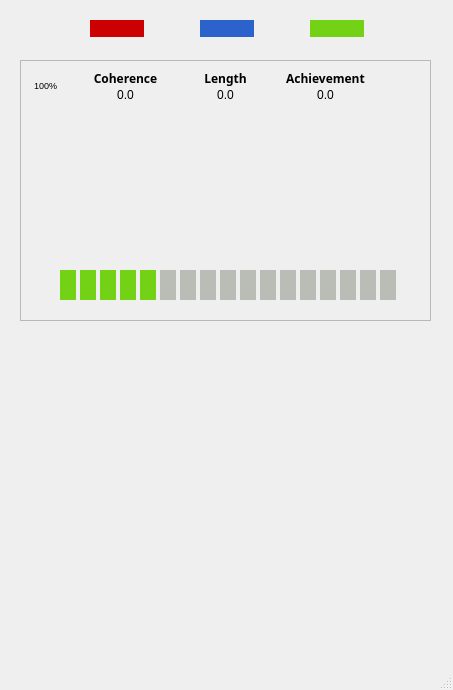
<?xml version="1.0" encoding="UTF-8"?>
<ui version="4.0">
 <class>MainWindow</class>
 <widget class="QMainWindow" name="MainWindow">
  <property name="geometry">
   <rect>
    <x>0</x>
    <y>0</y>
    <width>453</width>
    <height>690</height>
   </rect>
  </property>
  <property name="windowTitle">
   <string>HeartWave</string>
  </property>
  <property name="iconSize">
   <size>
    <width>50</width>
    <height>50</height>
   </size>
  </property>
  <widget class="QWidget" name="centralwidget">
   <widget class="QPushButton" name="power">
    <property name="geometry">
     <rect>
      <x>190</x>
      <y>590</y>
      <width>71</width>
      <height>71</height>
     </rect>
    </property>
    <property name="text">
     <string/>
    </property>
    <property name="icon">
     <iconset resource="images.qrc">
      <normaloff>:/resources/img/power.png</normaloff>:/resources/img/power.png</iconset>
    </property>
    <property name="iconSize">
     <size>
      <width>40</width>
      <height>40</height>
     </size>
    </property>
    <property name="checkable">
     <bool>false</bool>
    </property>
    <property name="default">
     <bool>false</bool>
    </property>
    <property name="flat">
     <bool>true</bool>
    </property>
   </widget>
   <widget class="QPushButton" name="up">
    <property name="geometry">
     <rect>
      <x>200</x>
      <y>370</y>
      <width>51</width>
      <height>51</height>
     </rect>
    </property>
    <property name="autoFillBackground">
     <bool>false</bool>
    </property>
    <property name="text">
     <string/>
    </property>
    <property name="icon">
     <iconset resource="images.qrc">
      <normaloff>:/resources/img/arrow (up).png</normaloff>:/resources/img/arrow (up).png</iconset>
    </property>
    <property name="iconSize">
     <size>
      <width>50</width>
      <height>50</height>
     </size>
    </property>
    <property name="autoDefault">
     <bool>false</bool>
    </property>
    <property name="default">
     <bool>false</bool>
    </property>
    <property name="flat">
     <bool>true</bool>
    </property>
   </widget>
   <widget class="QPushButton" name="down">
    <property name="geometry">
     <rect>
      <x>200</x>
      <y>510</y>
      <width>51</width>
      <height>51</height>
     </rect>
    </property>
    <property name="text">
     <string/>
    </property>
    <property name="icon">
     <iconset resource="images.qrc">
      <normaloff>:/resources/img/arrow (down).png</normaloff>:/resources/img/arrow (down).png</iconset>
    </property>
    <property name="iconSize">
     <size>
      <width>50</width>
      <height>50</height>
     </size>
    </property>
    <property name="flat">
     <bool>true</bool>
    </property>
   </widget>
   <widget class="QPushButton" name="left">
    <property name="geometry">
     <rect>
      <x>130</x>
      <y>440</y>
      <width>51</width>
      <height>51</height>
     </rect>
    </property>
    <property name="text">
     <string/>
    </property>
    <property name="icon">
     <iconset resource="images.qrc">
      <normaloff>:/resources/img/arrow (left).png</normaloff>:/resources/img/arrow (left).png</iconset>
    </property>
    <property name="iconSize">
     <size>
      <width>50</width>
      <height>50</height>
     </size>
    </property>
    <property name="flat">
     <bool>true</bool>
    </property>
   </widget>
   <widget class="QPushButton" name="right">
    <property name="geometry">
     <rect>
      <x>270</x>
      <y>440</y>
      <width>51</width>
      <height>51</height>
     </rect>
    </property>
    <property name="text">
     <string/>
    </property>
    <property name="icon">
     <iconset resource="images.qrc">
      <normaloff>:/resources/img/arrow (right).png</normaloff>:/resources/img/arrow (right).png</iconset>
    </property>
    <property name="iconSize">
     <size>
      <width>50</width>
      <height>50</height>
     </size>
    </property>
    <property name="flat">
     <bool>true</bool>
    </property>
   </widget>
   <widget class="QPushButton" name="select">
    <property name="geometry">
     <rect>
      <x>200</x>
      <y>440</y>
      <width>51</width>
      <height>51</height>
     </rect>
    </property>
    <property name="text">
     <string/>
    </property>
    <property name="icon">
     <iconset resource="images.qrc">
      <normaloff>:/resources/img/select.png</normaloff>:/resources/img/select.png</iconset>
    </property>
    <property name="iconSize">
     <size>
      <width>50</width>
      <height>50</height>
     </size>
    </property>
    <property name="flat">
     <bool>true</bool>
    </property>
   </widget>
   <widget class="QPushButton" name="menu">
    <property name="geometry">
     <rect>
      <x>360</x>
      <y>340</y>
      <width>51</width>
      <height>51</height>
     </rect>
    </property>
    <property name="autoFillBackground">
     <bool>false</bool>
    </property>
    <property name="text">
     <string/>
    </property>
    <property name="icon">
     <iconset resource="images.qrc">
      <normaloff>:/resources/img/menu.png</normaloff>:/resources/img/menu.png</iconset>
    </property>
    <property name="iconSize">
     <size>
      <width>40</width>
      <height>40</height>
     </size>
    </property>
    <property name="autoDefault">
     <bool>false</bool>
    </property>
    <property name="default">
     <bool>false</bool>
    </property>
    <property name="flat">
     <bool>true</bool>
    </property>
   </widget>
   <widget class="QPushButton" name="back">
    <property name="geometry">
     <rect>
      <x>40</x>
      <y>340</y>
      <width>51</width>
      <height>51</height>
     </rect>
    </property>
    <property name="autoFillBackground">
     <bool>false</bool>
    </property>
    <property name="text">
     <string/>
    </property>
    <property name="icon">
     <iconset resource="images.qrc">
      <normaloff>:/resources/img/undo.png</normaloff>:/resources/img/undo.png</iconset>
    </property>
    <property name="iconSize">
     <size>
      <width>40</width>
      <height>40</height>
     </size>
    </property>
    <property name="autoDefault">
     <bool>false</bool>
    </property>
    <property name="default">
     <bool>false</bool>
    </property>
    <property name="flat">
     <bool>true</bool>
    </property>
   </widget>
   <widget class="QFrame" name="screen">
    <property name="geometry">
     <rect>
      <x>20</x>
      <y>60</y>
      <width>411</width>
      <height>261</height>
     </rect>
    </property>
    <property name="frameShape">
     <enum>QFrame::StyledPanel</enum>
    </property>
    <property name="frameShadow">
     <enum>QFrame::Raised</enum>
    </property>
    <widget class="QCustomPlot" name="widget" native="true">
     <property name="enabled">
      <bool>true</bool>
     </property>
     <property name="geometry">
      <rect>
       <x>30</x>
       <y>60</y>
       <width>351</width>
       <height>131</height>
      </rect>
     </property>
     <property name="autoFillBackground">
      <bool>true</bool>
     </property>
    </widget>
    <widget class="QLabel" name="coherenceLabel">
     <property name="geometry">
      <rect>
       <x>60</x>
       <y>10</y>
       <width>91</width>
       <height>17</height>
      </rect>
     </property>
     <property name="font">
      <font>
       <family>Noto Sans Adlam</family>
       <weight>75</weight>
       <bold>true</bold>
      </font>
     </property>
     <property name="text">
      <string>Coherence</string>
     </property>
     <property name="alignment">
      <set>Qt::AlignCenter</set>
     </property>
    </widget>
    <widget class="QLabel" name="lengthLabel">
     <property name="geometry">
      <rect>
       <x>160</x>
       <y>10</y>
       <width>91</width>
       <height>17</height>
      </rect>
     </property>
     <property name="font">
      <font>
       <family>Noto Sans Adlam</family>
       <weight>75</weight>
       <bold>true</bold>
      </font>
     </property>
     <property name="text">
      <string>Length</string>
     </property>
     <property name="alignment">
      <set>Qt::AlignCenter</set>
     </property>
    </widget>
    <widget class="QLabel" name="achievementLabel">
     <property name="geometry">
      <rect>
       <x>260</x>
       <y>10</y>
       <width>91</width>
       <height>17</height>
      </rect>
     </property>
     <property name="font">
      <font>
       <family>Noto Sans Adlam</family>
       <weight>75</weight>
       <bold>true</bold>
      </font>
     </property>
     <property name="text">
      <string>Achievement</string>
     </property>
     <property name="alignment">
      <set>Qt::AlignCenter</set>
     </property>
    </widget>
    <widget class="QLabel" name="achievement">
     <property name="geometry">
      <rect>
       <x>260</x>
       <y>30</y>
       <width>91</width>
       <height>10</height>
      </rect>
     </property>
     <property name="text">
      <string>0.0</string>
     </property>
     <property name="alignment">
      <set>Qt::AlignCenter</set>
     </property>
    </widget>
    <widget class="QLabel" name="length">
     <property name="geometry">
      <rect>
       <x>160</x>
       <y>30</y>
       <width>91</width>
       <height>10</height>
      </rect>
     </property>
     <property name="text">
      <string>0.0</string>
     </property>
     <property name="alignment">
      <set>Qt::AlignCenter</set>
     </property>
    </widget>
    <widget class="QLabel" name="coherence">
     <property name="geometry">
      <rect>
       <x>60</x>
       <y>30</y>
       <width>91</width>
       <height>10</height>
      </rect>
     </property>
     <property name="text">
      <string>0.0</string>
     </property>
     <property name="alignment">
      <set>Qt::AlignCenter</set>
     </property>
    </widget>
    <widget class="QLabel" name="hrIcon">
     <property name="enabled">
      <bool>true</bool>
     </property>
     <property name="geometry">
      <rect>
       <x>380</x>
       <y>20</y>
       <width>21</width>
       <height>21</height>
      </rect>
     </property>
     <property name="text">
      <string/>
     </property>
     <property name="pixmap">
      <pixmap resource="images.qrc">:/resources/img/hr.png</pixmap>
     </property>
     <property name="scaledContents">
      <bool>true</bool>
     </property>
    </widget>
    <widget class="QLabel" name="batteryIcon">
     <property name="enabled">
      <bool>true</bool>
     </property>
     <property name="geometry">
      <rect>
       <x>10</x>
       <y>10</y>
       <width>31</width>
       <height>31</height>
      </rect>
     </property>
     <property name="text">
      <string/>
     </property>
     <property name="pixmap">
      <pixmap resource="images.qrc">:/resources/img/battery.png</pixmap>
     </property>
     <property name="scaledContents">
      <bool>true</bool>
     </property>
    </widget>
    <widget class="QLabel" name="battery">
     <property name="geometry">
      <rect>
       <x>10</x>
       <y>20</y>
       <width>31</width>
       <height>10</height>
      </rect>
     </property>
     <property name="font">
      <font>
       <pointsize>7</pointsize>
      </font>
     </property>
     <property name="text">
      <string>100%</string>
     </property>
     <property name="alignment">
      <set>Qt::AlignCenter</set>
     </property>
    </widget>
    <widget class="QLabel" name="bp2">
     <property name="geometry">
      <rect>
       <x>60</x>
       <y>210</y>
       <width>16</width>
       <height>30</height>
      </rect>
     </property>
     <property name="styleSheet">
      <string notr="true">background-color: rgb(115, 210, 22)</string>
     </property>
     <property name="text">
      <string/>
     </property>
    </widget>
    <widget class="QLabel" name="bp3">
     <property name="geometry">
      <rect>
       <x>80</x>
       <y>210</y>
       <width>16</width>
       <height>30</height>
      </rect>
     </property>
     <property name="styleSheet">
      <string notr="true">background-color: rgb(115, 210, 22)</string>
     </property>
     <property name="text">
      <string/>
     </property>
    </widget>
    <widget class="QLabel" name="bp4">
     <property name="geometry">
      <rect>
       <x>100</x>
       <y>210</y>
       <width>16</width>
       <height>30</height>
      </rect>
     </property>
     <property name="styleSheet">
      <string notr="true">background-color: rgb(115, 210, 22)</string>
     </property>
     <property name="text">
      <string/>
     </property>
    </widget>
    <widget class="QLabel" name="bp5">
     <property name="geometry">
      <rect>
       <x>120</x>
       <y>210</y>
       <width>16</width>
       <height>30</height>
      </rect>
     </property>
     <property name="styleSheet">
      <string notr="true">background-color: rgb(115, 210, 22)</string>
     </property>
     <property name="text">
      <string/>
     </property>
    </widget>
    <widget class="QLabel" name="bp6">
     <property name="geometry">
      <rect>
       <x>140</x>
       <y>210</y>
       <width>16</width>
       <height>30</height>
      </rect>
     </property>
     <property name="styleSheet">
      <string notr="true">background-color:rgb(186, 189, 182)</string>
     </property>
     <property name="text">
      <string/>
     </property>
    </widget>
    <widget class="QLabel" name="bp7">
     <property name="geometry">
      <rect>
       <x>160</x>
       <y>210</y>
       <width>16</width>
       <height>30</height>
      </rect>
     </property>
     <property name="styleSheet">
      <string notr="true">background-color:rgb(186, 189, 182)</string>
     </property>
     <property name="text">
      <string/>
     </property>
    </widget>
    <widget class="QLabel" name="bp8">
     <property name="geometry">
      <rect>
       <x>180</x>
       <y>210</y>
       <width>16</width>
       <height>30</height>
      </rect>
     </property>
     <property name="styleSheet">
      <string notr="true">background-color:rgb(186, 189, 182)</string>
     </property>
     <property name="text">
      <string/>
     </property>
    </widget>
    <widget class="QLabel" name="bp9">
     <property name="geometry">
      <rect>
       <x>200</x>
       <y>210</y>
       <width>16</width>
       <height>30</height>
      </rect>
     </property>
     <property name="styleSheet">
      <string notr="true">background-color:rgb(186, 189, 182)</string>
     </property>
     <property name="text">
      <string/>
     </property>
    </widget>
    <widget class="QLabel" name="bp10">
     <property name="geometry">
      <rect>
       <x>220</x>
       <y>210</y>
       <width>16</width>
       <height>30</height>
      </rect>
     </property>
     <property name="styleSheet">
      <string notr="true">background-color:rgb(186, 189, 182)</string>
     </property>
     <property name="text">
      <string/>
     </property>
    </widget>
    <widget class="QLabel" name="bp11">
     <property name="geometry">
      <rect>
       <x>240</x>
       <y>210</y>
       <width>16</width>
       <height>30</height>
      </rect>
     </property>
     <property name="styleSheet">
      <string notr="true">background-color:rgb(186, 189, 182)</string>
     </property>
     <property name="text">
      <string/>
     </property>
    </widget>
    <widget class="QLabel" name="bp12">
     <property name="geometry">
      <rect>
       <x>260</x>
       <y>210</y>
       <width>16</width>
       <height>30</height>
      </rect>
     </property>
     <property name="styleSheet">
      <string notr="true">background-color:rgb(186, 189, 182)</string>
     </property>
     <property name="text">
      <string/>
     </property>
    </widget>
    <widget class="QLabel" name="bp13">
     <property name="geometry">
      <rect>
       <x>280</x>
       <y>210</y>
       <width>16</width>
       <height>30</height>
      </rect>
     </property>
     <property name="styleSheet">
      <string notr="true">background-color:rgb(186, 189, 182)</string>
     </property>
     <property name="text">
      <string/>
     </property>
    </widget>
    <widget class="QLabel" name="bp14">
     <property name="geometry">
      <rect>
       <x>300</x>
       <y>210</y>
       <width>16</width>
       <height>30</height>
      </rect>
     </property>
     <property name="styleSheet">
      <string notr="true">background-color:rgb(186, 189, 182)</string>
     </property>
     <property name="text">
      <string/>
     </property>
    </widget>
    <widget class="QLabel" name="bp15">
     <property name="geometry">
      <rect>
       <x>320</x>
       <y>210</y>
       <width>16</width>
       <height>30</height>
      </rect>
     </property>
     <property name="styleSheet">
      <string notr="true">background-color:rgb(186, 189, 182)</string>
     </property>
     <property name="text">
      <string/>
     </property>
    </widget>
    <widget class="QLabel" name="bp16">
     <property name="geometry">
      <rect>
       <x>340</x>
       <y>210</y>
       <width>16</width>
       <height>30</height>
      </rect>
     </property>
     <property name="styleSheet">
      <string notr="true">background-color:rgb(186, 189, 182)</string>
     </property>
     <property name="text">
      <string/>
     </property>
    </widget>
    <widget class="QLabel" name="bp17">
     <property name="geometry">
      <rect>
       <x>360</x>
       <y>210</y>
       <width>16</width>
       <height>30</height>
      </rect>
     </property>
     <property name="styleSheet">
      <string notr="true">background-color:rgb(186, 189, 182)</string>
     </property>
     <property name="text">
      <string/>
     </property>
    </widget>
    <widget class="QLabel" name="bp1">
     <property name="geometry">
      <rect>
       <x>40</x>
       <y>210</y>
       <width>16</width>
       <height>30</height>
      </rect>
     </property>
     <property name="styleSheet">
      <string notr="true">background-color: rgb(115, 210, 22)</string>
     </property>
     <property name="text">
      <string/>
     </property>
    </widget>
   </widget>
   <widget class="QLabel" name="coherenceRed">
    <property name="enabled">
     <bool>true</bool>
    </property>
    <property name="geometry">
     <rect>
      <x>90</x>
      <y>20</y>
      <width>54</width>
      <height>17</height>
     </rect>
    </property>
    <property name="styleSheet">
     <string notr="true">background-color: rgb(204, 0, 0);</string>
    </property>
    <property name="text">
     <string/>
    </property>
   </widget>
   <widget class="QLabel" name="coherenceBlue">
    <property name="geometry">
     <rect>
      <x>200</x>
      <y>20</y>
      <width>54</width>
      <height>17</height>
     </rect>
    </property>
    <property name="styleSheet">
     <string notr="true">background-color: rgb(44, 98, 203)</string>
    </property>
    <property name="text">
     <string/>
    </property>
   </widget>
   <widget class="QLabel" name="coherenceGreen">
    <property name="geometry">
     <rect>
      <x>310</x>
      <y>20</y>
      <width>54</width>
      <height>17</height>
     </rect>
    </property>
    <property name="styleSheet">
     <string notr="true">background-color: rgb(115, 210, 22)</string>
    </property>
    <property name="text">
     <string/>
    </property>
   </widget>
   <widget class="QLabel" name="plug">
    <property name="geometry">
     <rect>
      <x>-10</x>
      <y>620</y>
      <width>51</width>
      <height>31</height>
     </rect>
    </property>
    <property name="text">
     <string/>
    </property>
    <property name="pixmap">
     <pixmap resource="images.qrc">:/resources/img/plug.png</pixmap>
    </property>
    <property name="scaledContents">
     <bool>true</bool>
    </property>
   </widget>
   <zorder>screen</zorder>
   <zorder>power</zorder>
   <zorder>up</zorder>
   <zorder>down</zorder>
   <zorder>left</zorder>
   <zorder>right</zorder>
   <zorder>select</zorder>
   <zorder>menu</zorder>
   <zorder>back</zorder>
   <zorder>coherenceRed</zorder>
   <zorder>coherenceBlue</zorder>
   <zorder>coherenceGreen</zorder>
   <zorder>plug</zorder>
  </widget>
  <widget class="QMenuBar" name="menubar">
   <property name="geometry">
    <rect>
     <x>0</x>
     <y>0</y>
     <width>453</width>
     <height>22</height>
    </rect>
   </property>
  </widget>
  <widget class="QStatusBar" name="statusbar"/>
 </widget>
 <customwidgets>
  <customwidget>
   <class>QCustomPlot</class>
   <extends>QWidget</extends>
   <header>qcustomplot.h</header>
   <container>1</container>
  </customwidget>
 </customwidgets>
 <resources>
  <include location="images.qrc"/>
 </resources>
 <connections/>
</ui>
